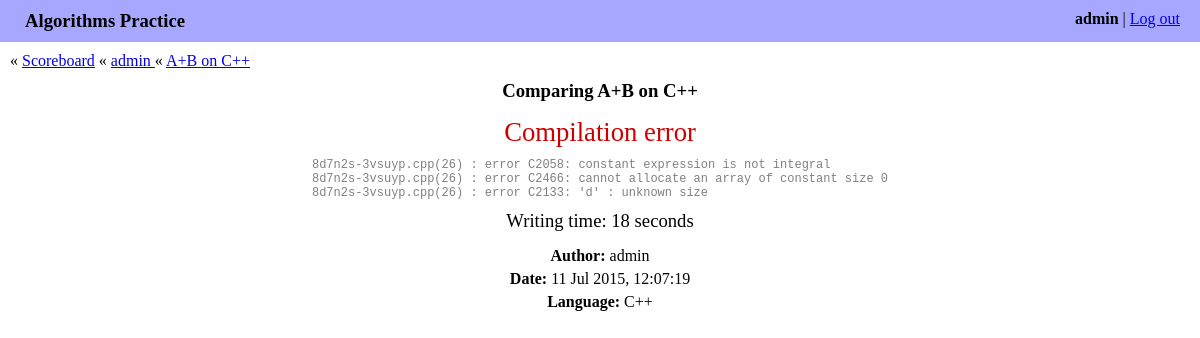
Page /history/admin/ab-on-c/752/ (signed in) on the committed database.
### algo/models.py (models this page shows, shortened)
class Submit(models.Model):
    algorithm = models.ForeignKey(Algorithm)
    author = models.ForeignKey(User)
    date = models.DateTimeField(auto_now_add=True)
    elapsed_seconds = models.IntegerField()
    source_code = models.TextField()
    score = models.FloatField()
    judge_submit_date = models.DateTimeField(blank=True, null=True)
    judge_verdict = models.CharField(blank=True, max_length=255)
    judge_test = models.IntegerField(blank=True, null=True)
    judge_comment = models.TextField(blank=True)
    awaiting_for_verdict = models.BooleanField()
    def get_verdict_type(self):
        try:
            return JUDGE_VERDICTS[self.judge_verdict][1]
        except KeyError:
            return 'unknown'
    def get_verdict_kind(self):
        verdict_type = self.get_verdict_type()
        if verdict_type == 'rejected':
            return 'bad'
        if verdict_type == 'accepted':
            return 'good'
        return 'unknown'
    def is_scores_visible(self):
        return not self.judge_verdict or self.get_verdict_kind() == 'good'
    EPS = 1e-7

class Algorithm(models.Model):
    name = models.CharField(max_length=255)
    slug = models.SlugField(max_length=60)
    language = models.ForeignKey(Language)
    source_code = models.TextField()
    judge_space_id = models.IntegerField(blank=True, null=True)
    judge_problem_id = models.IntegerField(blank=True, null=True)

class Language(models.Model):
    name = models.CharField(max_length=255)
    mime_type = models.CharField(max_length=60)
    judge_language_id = models.IntegerField()

### algo/views.py (the view)
@login_required
def show_submit(request, author_username, algorithm_slug, submit_id,
                new_submit=False):
    author = get_object_or_404(User, username=author_username)
    algorithm = get_object_or_404(Algorithm, slug=algorithm_slug)
    submit = get_object_or_404(Submit, author=author, algorithm=algorithm,
                               id=submit_id)
    comparer = CodeComparer(submit.source_code, algorithm.source_code)
    return render(request, 'algo/submit.html', {
        'comparer': comparer,
        'editable_region': comparer.editable_region,
        'new_submit': new_submit,
        'submit': submit,
    })

### algo/code_processing.py (called while the page is built)
def split_to_lines(code):
    return [line.rstrip() for line in code.splitlines()]

def split_to_tokens(code):
    return re.findall(r'\w+|\S', code)

def levenshtein_distance(a, b):
    M = len(a)
    N = len(b)
    dp = [[0 for j in range(N + 1)] for i in range(M + 1)]
    for i in range(M + 1):
        for j in range(N + 1):
            if i == 0 or j == 0:
                dp[i][j] = i + j
                continue
            dp[i][j] = min(
                dp[i][j - 1] + 1,
                dp[i - 1][j] + 1,
                dp[i - 1][j - 1] + (a[i - 1] != b[j - 1]),
            )
    return dp[M][N]

    def _calculate_score(self):
        written_tokens = split_to_tokens(self.written_fragment)
        expected_tokens = split_to_tokens(self.expected_fragment)
        self.distance = levenshtein_distance(written_tokens, expected_tokens)
        self.max_distance = max(len(written_tokens), len(expected_tokens))
        score = (1.0 - self.distance / self.max_distance) * 100
        self.score = math.floor(score * 10) / 10

### algo/templates/algo/submit.html (shortened to what this page needs)
{% extends "algo/base.html" %}
{% load staticfiles %}
{% block includes %}
<link rel="stylesheet" href="{% static 'algo/lib/codemirror-5.3/lib/codemirror.css' %}" />
<link rel="stylesheet" href="{% static 'algo/lib/codemirror-5.3/addon/scroll/simplescrollbars.css' %}" />
<link rel="stylesheet" href="{% static 'algo/lib/codemirror-5.3/addon/merge/merge.css' %}" />
{% endblock %}
{% block content %}
<div class="navigation_box">
    &laquo; <a href="{% url 'algo:index' %}">Scoreboard</a>
    &laquo; <a href="{% url 'algo:history' author_username=submit.author.username %}">
        {{ submit.author.username }}
    </a>
    &laquo; <a href="{% url 'algo:history' author_username=submit.author.username algorithm_slug=submit.algorithm.slug %}">
        {{ submit.algorithm.name }}
    </a>
</div>
<div class="submit_content">
    <h3>Comparing {{ submit.algorithm.name }}</h3>
    <div class="match_description">
        {% if submit.is_scores_visible %}
        <div class="match_percents">Match: {{ comparer.score|floatformat:1 }}%</div>
        <div class="match_comment">
            * &ndash; Levenshtein distance by tokens: {{ comparer.distance }} (max {{ comparer.max_distance }})
        </div>
        {% if submit.judge_verdict %}
        <div class="submit_field">
            Verdict:
            <span class="verdict_{{ submit.get_verdict_kind }}">{{ submit.judge_verdict }}</span>
        </div>
        {% endif %}
        {% else %}
        <div class="match_big_verdict verdict_{{ submit.get_verdict_kind }}">
            {{ submit.judge_verdict }}
        </div>
        {% endif %}
        {% if submit.judge_comment != '' %}
        <div class="submit_judge_comment">
            {{ submit.judge_comment|linebreaksbr }}
        </div>
        {% endif %}
        <div class="submit_field submit_writing_time">Writing time: {{ submit.elapsed_seconds }} seconds</div>
    </div>
    <div class="match_continue">
        {% if new_submit %}
        <a href="{% url 'algo:check' algorithm_slug=submit.algorithm.slug %}">Try again</a>
        <a href="{% url 'algo:check_random' %}">Try random</a>
        {% else %}
        <p><b>Author:</b> {{ submit.author.username }}</p>
        <p><b>Date:</b> {{ submit.date|date:"d M Y, H:m:s" }}</p>
        <p><b>Language:</b> {{ submit.algorithm.language.name }}</p>
        {% endif %}
    </div>
{% endblock %}

### algo/templates/algo/base.html (shortened to what this page needs)
<!DOCTYPE html>
<html>
    <head>
        {% load staticfiles %}
        {% block includes %}{% endblock %}
        <link rel="stylesheet" href="{% static 'algo/style.css' %}">
    </head>
    <body>
        <div class="account_bar">
            <div class="account_info">
                <b>{{ request.user.username }}</b> | <a href="{% url 'logout' %}">Log out</a>
            </div>
            <div class="site_title">Algorithms Practice</div>
        </div>
        <div class="content">
        {% block content %}{% endblock %}
    </body>
</html>

### algo/static/algo/style.css (style rules this page uses)
body { margin: 0; }
.account_bar { background-color: #a7a7ff; padding: 10px 20px 10px 25px; }
.account_info { float: right; }
.site_title { font-size: 14pt; font-weight: bold; }
.content { margin: 10px; }
h3 { margin-top: 10px; }
.verdict_bad { color: #c00; }
.submit_content { margin-left: auto; margin-right: auto; text-align: center; width: 1000px; }
.submit_content h3 { margin-bottom: 5px; overflow-y: hidden; }
.match_description { margin-top: 15px; margin-bottom: 15px; }
.match_continue { margin: 15px; }
.match_continue a, .match_continue p { margin: 5px; }
.match_big_verdict { font-size: 20pt; margin: 10px; }
.submit_field { font-size: 14pt; margin: 4px; }
.submit_judge_comment { color: gray; display: inline-block; font-family: "Lucida Console", Monaco, monospace; font-size: 12px; text-align: left; }
.submit_writing_time { margin: 10px; }

### rows in the picture
Submit: author.username "admin", algorithm.name "A+B on C++", judge_verdict "Compilation error", judge_comment "8d7n2s-3vsuyp.cpp(26) : error C2058: constant expression is not integral 8d7n2s-3vsuyp.cpp(26) : error C2466: cannot allocate an array of constant size 0 8d7n2s-3vsuyp.cpp(26) : error C2133: 'd' : unknown size", elapsed_seconds "18", date "11 Jul 2015, 12:07:19", algorithm.language.name "C++"

### other values in the picture
{{ request.user.username }} "admin"
